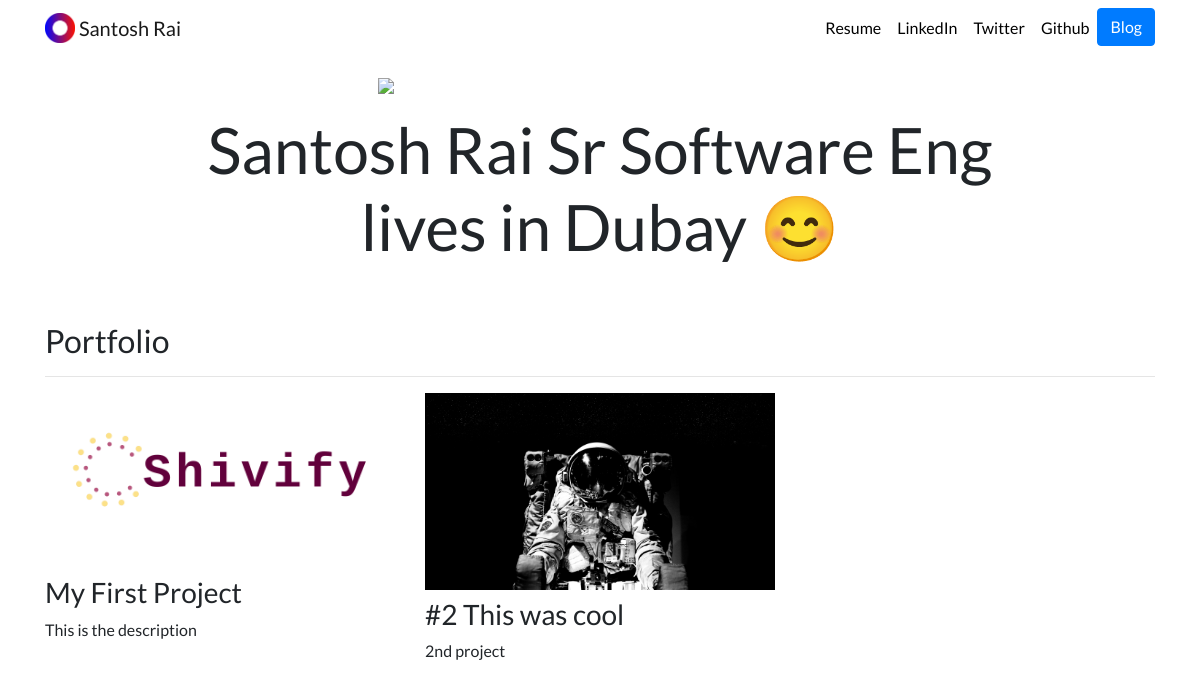
The page / on the database its author committed.
### portfolio/models.py (models this page shows, shortened)
class Project(models.Model):
    title = models.CharField(max_length=100)
    description = models.CharField(max_length=250)
    image = models.ImageField(upload_to='portfolio/images/')
    url = models.URLField(blank=True)

### portfolio/views.py (the view)
# urls.py: 2. Add a URL to urlpatterns:  path('', views.home, name='home')
def home(request):
    projects = Project.objects.all()
    return render(request, 'portfolio/home.html', {'projects':projects})

### portfolio/templates/portfolio/home.html
{% extends "portfolio/base.html" %}
{% load static %}
{% block content %}
<div class="row justify-content-center my-3">
  <div class="col-5">
    <img src="{% static 'portfolio/profile.jpg' %}" class="img-fluid">
  </div>
</div>
<div class="row justify-content-center mb-3">
  <div class="col-md-10 text-center">
    <h3 id="hometext" class="font-weight">Santosh Rai Sr Software Eng lives in Dubay 😊</h3>
  </div>
</div>
<h2 class="mt-5">Portfolio</h2>
<hr>
<div class="row">
  {% for project in projects %}
  <div class="col-lg-4 col-md-6">
    {% if project.url %}
    <a href="{{ project.url }}">
      <img src="{{ project.image.url }}" class="img-fluid mb-2">
    </a>
    {% else %}
    <img src="{{ project.image.url }}" class="img-fluid mb-2">
    {% endif %}
    <h3>{{ project.title }}</h3>
    <p>{{ project.description }}</p>
  </div>
  {% endfor %}
</div>
{% endblock %}

### portfolio/templates/portfolio/base.html (shortened to what this page needs)
{% load static %}
<!doctype html>
<html lang="en">
<head>
  <link rel="stylesheet" href="https://stackpath.bootstrapcdn.com/bootstrap/4.4.1/css/bootstrap.min.css">
  <link rel="stylesheet" href="{% static "portfolio/custom.css" %}">
</head>
<body>
  <nav id="topNav" class="navbar navbar-expand-md navbar-light">
    <div class="container">
      <a class="navbar-brand" href="{% url 'home' %}">
        <img src="{% static "portfolio/Logo.png" %}" width="30" height="30" class="d-inline-block align-top" alt="Nick's Logo">
        <span>Santosh Rai</span>
      </a>
      <div class="collapse navbar-collapse text-center" id="navbarNav">
        <ul class="navbar-nav ml-auto">
          <li class="nav-item">
            <a class="nav-link" href="{% static "portfolio/resume.pdf" %}">Resume</a>
          </li>
          <li class="nav-item">
            <a class="nav-link" href="https://www.linkedin.com/in/sr1890/" target="_blank">LinkedIn</a>
          </li>
          <li class="nav-item">
            <a class="nav-link" href="https://twitter.com/ImSantyRai" target="_blank">Twitter</a>
          </li>
          <li class="nav-item">
            <a class="nav-link" href="https://github.com/sr1890" target="_blank">Github</a>
          </li>
          <li>
            <a role="button" href="{% url 'blog:all_blogs' %}" class="btn btn-primary">Blog</a>
          </li>
        </ul>
      </div>
    </div>
  </nav>
  <div class="container">
    {% block content %}{% endblock %}
  </div>
</body>
</html>

### portfolio/static/portfolio/custom.css (style rules this page uses)
.navbar-nav .nav-link { color: rgba(0,0,0,1) !important; }
body { font-family: 'Lato', sans-serif; }
@media (min-width: 992px) { #hometext { font-size: 4rem; } }

### rows shown on the page
Project: image (picture), title "My First Project", description "This is the description"
Project: image (picture), title "#2 This was cool", description "2nd project"
